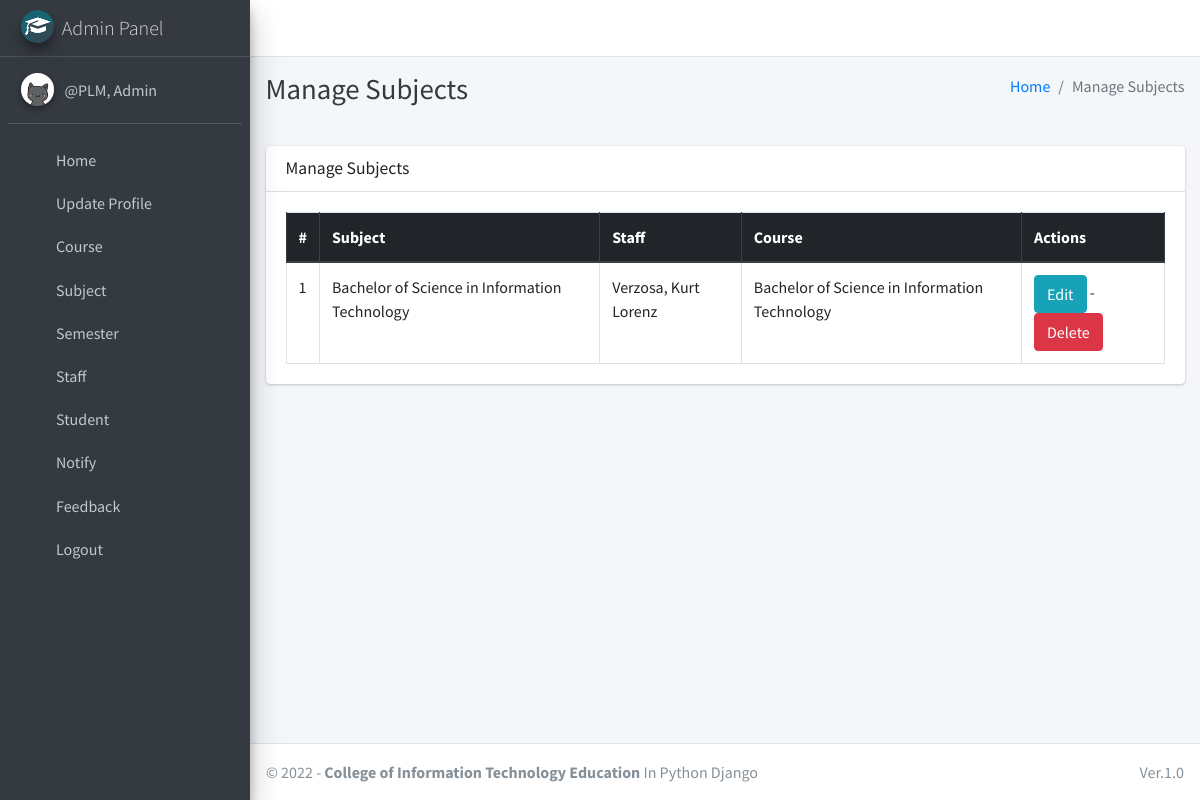
The app's page /subject/manage/ (signed in), older data.
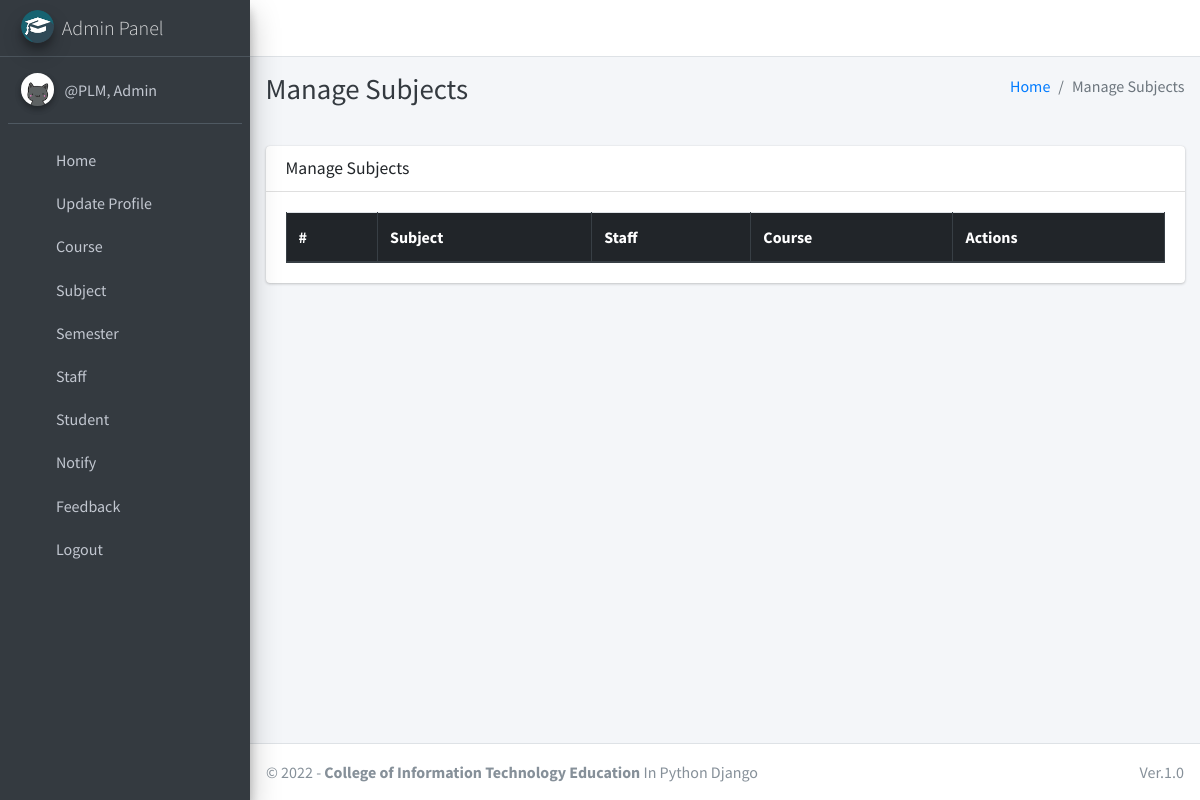
The same page, newer data.
### main_app/models.py (models this page shows, shortened)
class Subject(models.Model):
    name = models.CharField(max_length=120)
    staff = models.ForeignKey(Staff,on_delete=models.CASCADE,)
    course = models.ForeignKey(Course, on_delete=models.CASCADE)
    updated_at = models.DateTimeField(auto_now=True)
    created_at = models.DateTimeField(auto_now_add=True)

class Staff(models.Model):
    course = models.ForeignKey(Course, on_delete=models.DO_NOTHING, null=True, blank=False)
    admin = models.OneToOneField(CustomUser, on_delete=models.CASCADE)

class CustomUser(AbstractUser):
    USER_TYPE = ((1, "HOD"), (2, "Staff"), (3, "Student"))
    GENDER = [("M", "Male"), ("F", "Female")]
    username = None  # Removed username, using email instead
    email = models.EmailField(unique=True)
    user_type = models.CharField(default=1, choices=USER_TYPE, max_length=1)
    gender = models.CharField(max_length=1, choices=GENDER)
    profile_pic = models.ImageField()
    address = models.TextField()
    fcm_token = models.TextField(default="")  # For firebase notifications
    created_at = models.DateTimeField(auto_now_add=True)
    updated_at = models.DateTimeField(auto_now=True)
    USERNAME_FIELD = "email"
    REQUIRED_FIELDS = []
    objects = CustomUserManager()
    def __str__(self):
        return self.last_name + ", " + self.first_name

class Course(models.Model):
    name = models.CharField(max_length=120)
    created_at = models.DateTimeField(auto_now_add=True)
    updated_at = models.DateTimeField(auto_now=True)

### main_app/hod_views.py (the view)
# urls.py: path("subject/manage/", hod_views.manage_subject, name='manage_subject'),
def manage_subject(request):
    subjects = Subject.objects.all()
    context = {
        'subjects': subjects,
        'page_title': 'Manage Subjects'
    }
    return render(request, "hod_template/manage_subject.html", context)

### main_app/templates/hod_template/manage_subject.html
{% extends 'main_app/base.html' %}
{% load static %}
{% block page_title %}{{page_title}}{% endblock page_title %}
{% block content %}
<section class="content">
    <div class="container-fluid">
        <div class="row">
            <div class="col-md-12">
                <div class="card">
                    <div class="card-header">
                        <h3 class="card-title">{{page_title}}</h3>
                    </div>
                    <div class="card-body">
                        <table id="example2" class="table table-bordered table-hover">
                            <thead class="thead-dark">
                                <tr>
                                    <th>#</th>
                                    <th>Subject</th>
                                    <th>Staff</th>
                                    <th>Course</th>
                                    <th>Actions</th>
                                </tr>
                            </thead>
                            <tbody>
                                {% for subject in subjects %}
                                <tr>
                                    <td>{{ forloop.counter }}</td>
                                    <td>{{subject.name}}</td>
                                    <td>{{subject.staff.admin}}</td>
                                    <td>{{subject.course.name}}</td>
                                    <td>
                                        <a href="{% url 'edit_subject' subject.id %}" class="btn btn-info">Edit</a> -
                                        <a href="{% url 'delete_subject' subject.id %}" onclick="return confirm('Are you sure you want to delete this ?')" class="btn btn-danger">Delete</a>
                                    </td>
                                </tr>
                                {% endfor %}
                            </tbody>
                        </table>
                    </div>
                </div>
            </div>
        </div>
    </div>
</section>
{% endblock content %}

Row changes from the older to the newer data that the page shows:
removed Subject: name "Bachelor of Science in Information Technology", staff.admin "Verzosa, Kurt Lorenz", course.name "Bachelor of Science in Information Technology"
